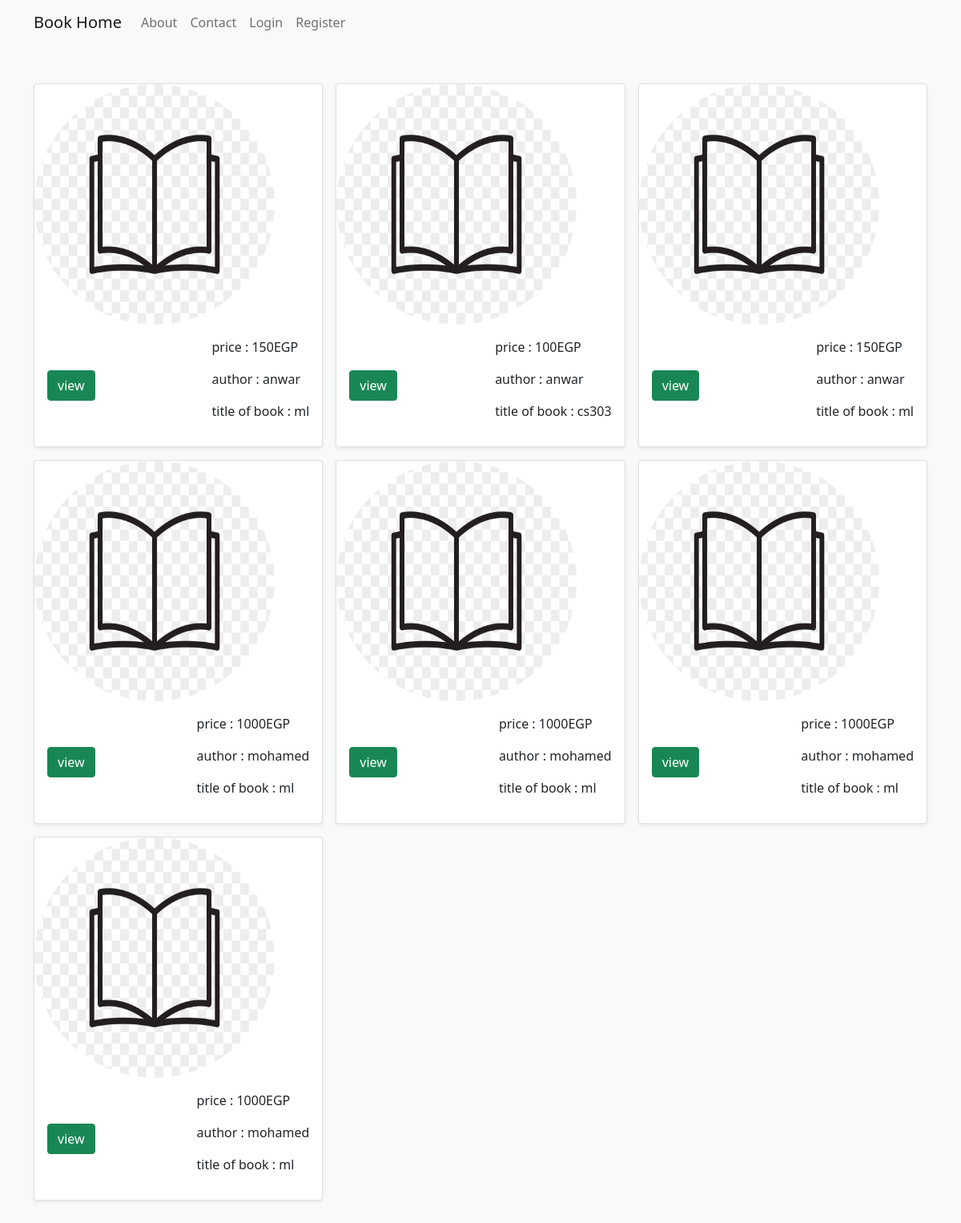
Page /home on the earlier database version.
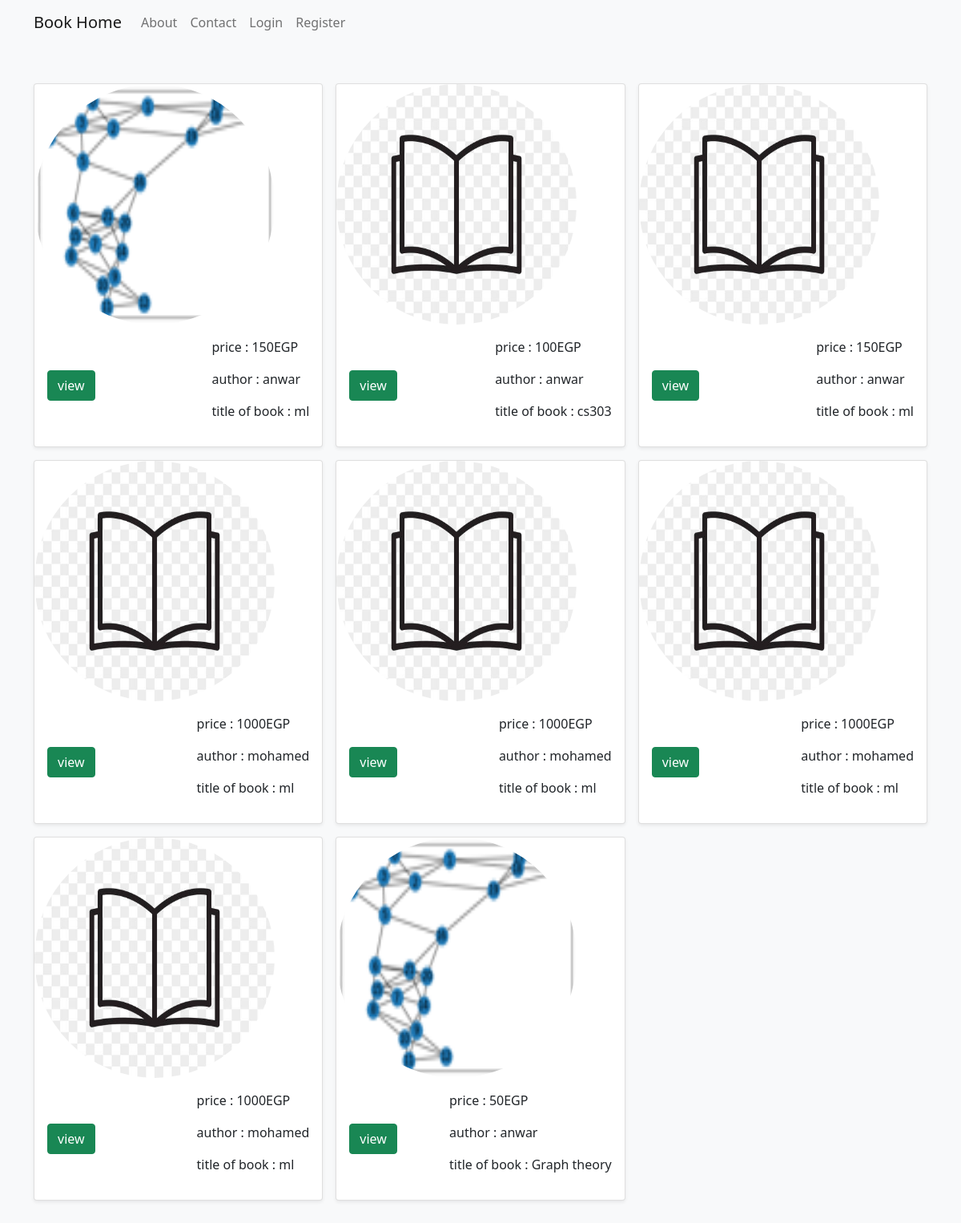
Same page on the later database version.
### Models.py (models this page shows, shortened)
class Book(db.Model, UserMixin):
    id = db.Column(db.Integer, primary_key=True)
    title = db.Column(db.String(100), nullable=False)
    author = db.Column(db.String(100), nullable=False)
    publication = db.Column(db.String(100), nullable=False)
    ISBN = db.Column(db.String(100), nullable=False)
    content = db.Column(db.Text, nullable=False)
    price = db.Column(db.Integer, nullable=False)
    piece=db.Column(db.Integer, nullable=False)
    image_file = db.Column(db.String(20), nullable=False, default='default.jpg')
    cart=db.relationship('Cart', backref='cartbook', lazy=True)
    orderbook=db.relationship('OrderBook', backref='orderbook', lazy=True)

### routes.py (the view)
@app.route("/")
@app.route("/home")
def home():
    books=Book.query.all()
    return render_template('books.html', books=books)

### templates/books.html (shortened to what this page needs)
{% extends "home.html" %}
  {% block content %}
  <div class="album py-5 bg-light">
    <div class="container">
      <div class="row row-cols-1 row-cols-sm-2 row-cols-md-3 g-3">
      {% for book in books %}
        <div class="col">
          <div class="card shadow-sm">
          <img class="rounded-circle article-img"
            {% if book.image_file[0] == "C" %}
              src="{{ url_for('static',filename='book_profile/' + 'defalt.jpg' ) }}" width = "300" height = "300">
          {%else%}
                src="{{ url_for('static',filename='book_profile/' + book.image_file ) }}" width = "300" height = "300">
          {%endif%}
            <div class="card-body">
              <div class="d-flex justify-content-between align-items-center">
                <div class="btn-group">
    <a class="btn btn-success"  role = "button"
    href="{{ url_for('book_info', book_id=book.id) }}">view</a>
    </div>
    <div>
         <p class="article-content">price : {{ book.price }}EGP</p>
         <p class="article-content">author : {{ book.author}}</p>
         <p class="article-content">title of book : {{ book.title}}</p>
         </div>
            </div>
          </div>
        </div>
        </div>
    {% endfor %}
  {% endblock %}

### templates/home.html (shortened to what this page needs)
<html>
<head>
<link href="https://cdn.jsdelivr.net/npm/bootstrap@5.0.1/dist/css/bootstrap.min.css" rel="stylesheet">
<link rel="stylesheet" type="text/css" href="{{ url_for('static', filename='css/style.css') }}">
</head>
<body>
<nav class="navbar navbar-expand-lg navbar-light bg-light">
         <div class="container">
          <a class="navbar-brand mr-4" href="{{ url_for('home') }}">Book Home</a>
          <div class="collapse navbar-collapse" id="navbarToggle">
            <div class="navbar-nav mr-auto">
              <a class="nav-item nav-link" href="{{ url_for('about') }}">About</a>
			  <a class="nav-item nav-link" href="{{ url_for('contact') }}">Contact</a>
            </div>
            <div class="navbar-nav">
              {% if current_user.is_authenticated %}
				<a class="nav-item nav-link" href="{{ url_for('order') }}">My Orders</a>
				<a class="nav-item nav-link" href="{{ url_for('cart') }}">Cart</a>
                <a class="nav-item nav-link" href="{{url_for('account')}}">Account</a>
                <a class="nav-item nav-link" href="{{url_for('logout')}}">Logout</a>
                  {% if current_user.username[:5] == "admin" and current_user.is_authenticated  %}
                      	<a class="nav-item nav-link" href="{{url_for('admin_infom')}}">Admin section</a>
  	                     <a class="nav-item nav-link" href="{{url_for('add_book')}}">Add Book</a>
                  {%endif%}
              {% else %}
                <a class="nav-item nav-link" href="{{ url_for('login') }}">Login</a>
            <a class="nav-item nav-link" href="{{ url_for('register') }}">Register</a>
              {% endif %}
            </div>
</nav>
  {% block content %}{% endblock %}
</body>
</html>

Differences in the rows shown:
changed Book (number 1 of 8 on the later page): image_file: picture added in place of a placeholder
added Book: image_file (picture), price "50", author "anwar", title "Graph theory"
